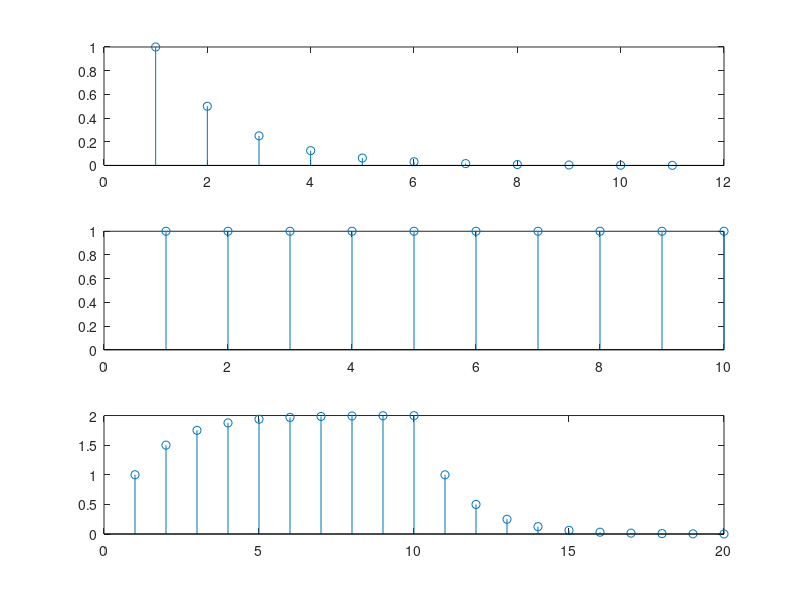

Write MATLAB code to recreate this figure.
n= 0:10;
x = power(0.5,n);
h = ones(1,10);
y = conv(x,h);
subplot(311);
stem(x);
subplot(312);
stem(h);
subplot(313);
stem(y);
